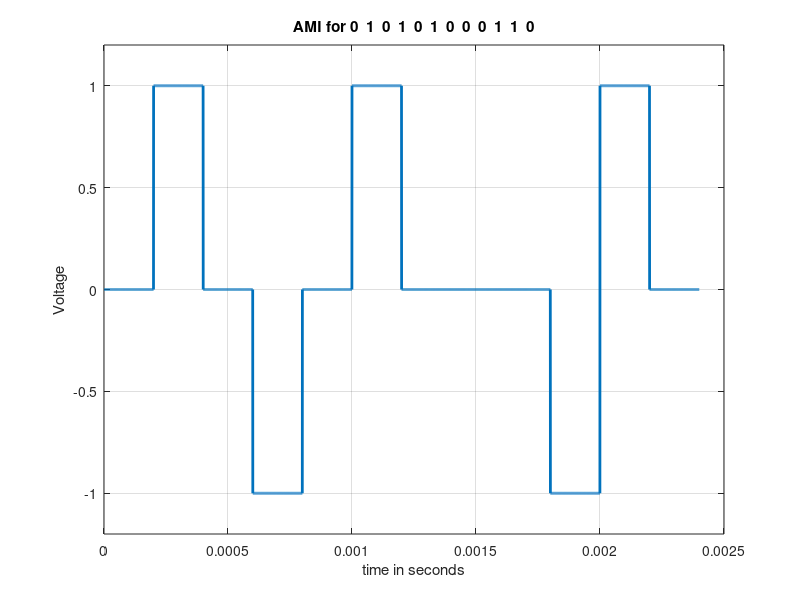

MATLAB code to generate this figure:
clc
clear all
close all
bit_stream = [0 1 0 1 0 1 0 0 0 1 1 0];
no_bits = length(bit_stream);
bit_rate = 5000; 
pulse_per_bit = 1; 
pulse_duration = 1/((pulse_per_bit)*(bit_rate));
no_pulses = no_bits*pulse_per_bit;
samples_per_pulse = 500;
fs = (samples_per_pulse)/(pulse_duration); 
t = 0:1/fs:(no_pulses)*(pulse_duration); 
no_samples = length(t); 
dig_sig = zeros(1,no_samples);
max_voltage = 1;
min_voltage = -1;
b1=true;
for i = 1:no_bits
 if bit_stream(i) == 1
     if(b1)
        dig_sig(((i-1)*(samples_per_pulse)+1):i*(samples_per_pulse)) = max_voltage*ones(1,samples_per_pulse);
        b1=false;
     else
        dig_sig(((i-1)*(samples_per_pulse)+1):i*(samples_per_pulse)) = min_voltage*ones(1,samples_per_pulse);
        b1=true;
    end
 else
    dig_sig(((i-1)*(samples_per_pulse)+1):i*(samples_per_pulse)) = 0;
 end
end
plot(t,dig_sig,'linewidth',2)
grid on
xlabel('time in seconds')
ylabel('Voltage')
ylim([(min_voltage - (max_voltage)*0.2)
(max_voltage+max_voltage*0.2)])
title(['AMI for ',num2str(bit_stream),''])
